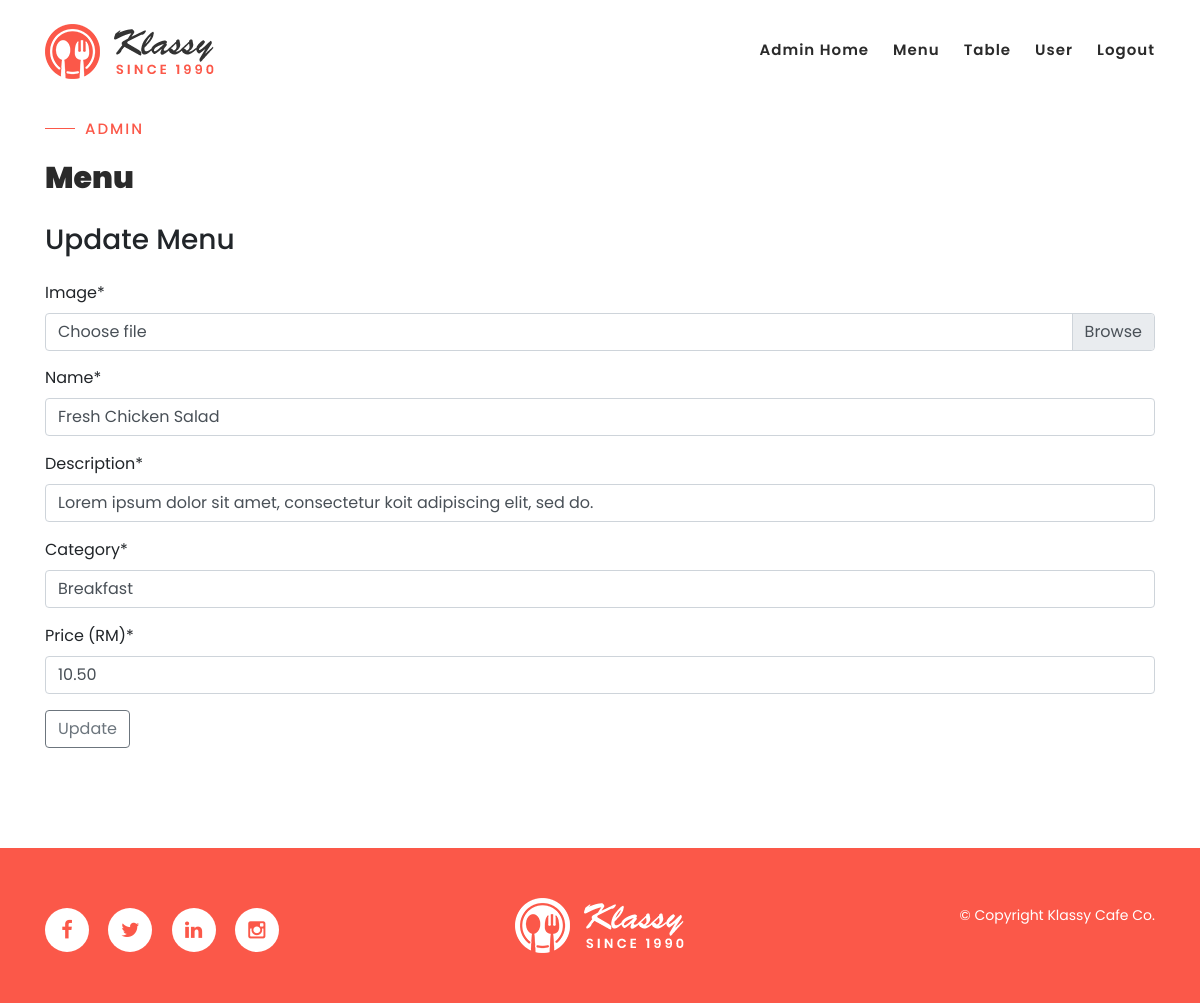
Screenshot of /admin/menu/update.php?id=1 (signed in) with the database file from the repository.
### tables this page shows
CREATE TABLE IF NOT EXISTS `menu` (
  `menu_id` INT NOT NULL AUTO_INCREMENT,
  `menu_name` VARCHAR(45) NOT NULL,
  `description` VARCHAR(250) NULL,
  `category` VARCHAR(45) NOT NULL,
  `price` DECIMAL(10,2) NOT NULL,
  `menu_image_path` VARCHAR(100) NULL,
  PRIMARY KEY (`menu_id`));

### admin/menu/update.php (the view, shortened to what this page needs)
<?php
        include "../../config/database.php";
        $query = "SELECT * FROM `menu` WHERE menu_id = ". ($_GET['id'] ?? $_POST['id']);
        $result = $conn->query($query);
        $row = $result->fetch_assoc();
    ?>
    <!DOCTYPE html>
    <html lang="en">
    <head>
        <link rel="stylesheet" type="text/css" href="../../assets/css/bootstrap.min.css">
        <link rel="stylesheet" type="text/css" href="../../assets/css/font-awesome.css">
        <link rel="stylesheet" href="../../assets/css/templatemo-klassy-cafe.css">
        <link rel="stylesheet" href="../../assets/css/owl-carousel.css">
        <link rel="stylesheet" href="../../assets/css/lightbox.css">
    </head>
    <body>
        <header class="header-area header-sticky">
            <div class="container">
                <div class="row">
                    <div class="col-12">
                        <nav class="main-nav">
                            <a href="../index.php" class="logo">
                                <img src="../../assets/images/klassy-logo.png">
                            </a>
                            <ul class="nav">
                                <li><a href="../index.php">Admin Home</a></li>
                                <li><a href="view.php">Menu</a></li>
                                <li><a href="../table/view.php">Table</a></li>
                                <li><a href="../user/view.php">User</a></li>
                                <li><a href="../../logout.php">logout</a></li>
                            </ul>
                        </nav>
                    </div>
                </div>
            </div>
        </header>
        <section class="section" id="about" style="margin-bottom: 100px">
            <div class="container">
                <div class="row">
                    <div class="col-lg-12 col-md-12 col-xs-12">
                        <div class="left-text-content">
                            <div class="section-heading">
                                <h6>Admin</h6>
                                <h2>Menu</h2>
                            </div>
                            <div>
                                <h3>Update Menu</h3><br>
                                <form  action="<?php echo $_SERVER['PHP_SELF']; ?>" method="post" enctype="multipart/form-data">
                                    <label>Image*</label>
                                    <div class="custom-file" style="margin-bottom: 15px;">
                                        <label class="custom-file-label" for="customFile">Choose file</label>
                                    </div>
                                    <div class="form-group">
                                        <label for="menu_name">Name*</label>
                                        <input class="form-control" id="menu_name" type="text" required name="menu_name" value="<?php echo $row['menu_name']; ?>">
                                    </div>
                                    <div class="form-group">
                                        <label for="description">Description*</label>
                                        <input class="form-control" id="description" type="text" required name="description" value="<?php echo $row['description']; ?>">
                                    </div>
                                    <div class="form-group">
                                        <label for="category">Category*</label>
                                        <input class="form-control" id="category" type="text" required name="category" value="<?php echo $row['category']; ?>">
                                    </div>
                                    <div class="form-group">
                                        <label for="price">Price (RM)*</label>
                                        <input class="form-control" id="price" type="text" required name="price" pattern="^\d+(\.\d{1,2})?$" title="Please enter a number with up to two decimal places" value="<?php echo $row['price']; ?>">
                                    </div>
                                    <input class="btn btn-outline-secondary" type="submit" value="Update">
                                </form>
                            </div>
                        </div>
                    </div>
                </div>
            </div>
        </section>
        <footer>
            <div class="container">
                <div class="row">
                    <div class="col-lg-4 col-xs-12">
                        <div class="right-text-content">
                                <ul class="social-icons">
                                    <li><a href="#"><i class="fa fa-facebook"></i></a></li>
                                    <li><a href="#"><i class="fa fa-twitter"></i></a></li>
                                    <li><a href="#"><i class="fa fa-linkedin"></i></a></li>
                                    <li><a href="#"><i class="fa fa-instagram"></i></a></li>
                                </ul>
                        </div>
                    </div>
                    <div class="col-lg-4">
                        <div class="logo">
                            <a href="index.html"><img src="assets/images/white-logo.png" alt=""></a>
                        </div>
                    </div>
                    <div class="col-lg-4 col-xs-12">
                        <div class="left-text-content">
                            <p>© Copyright Klassy Cafe Co.</p>
                        </div>
                    </div>
                </div>
            </div>
        </footer>
    </body>
    </html>

### assets/css/templatemo-klassy-cafe.css (style rules this page uses)
html, body, div, span, applet, object, iframe, h1, h2, h3, h4, h5, h6, p, blockquote, div pre, a, abbr, acronym, address, big, cite, code, del, dfn, em, font, img, ins, kbd, q, s, samp, small, strike, strong, sub, sup, tt, var, b, u, i, center, dl, dt, dd, ol, ul, li, figure, header, nav, section, article, aside, footer, figcaption { margin: 0; padding: 0; border: 0; outline: 0; }
ul, li { padding: 0; margin: 0; list-style: none; }
header, nav, section, article, aside, footer, hgroup { display: block; }
* { box-sizing: border-box; }
html, body { font-family: 'Poppins', sans-serif; font-weight: 400; background-color: #fff; font-size: 16px; -ms-text-size-adjust: 100%; -webkit-font-smoothing: antialiased; -moz-osx-font-smoothing: grayscale; }
a { text-decoration: none !important; }
h1, h2, h3, h4, h5, h6 { margin-top: 0px; margin-bottom: 0px; }
ul { margin-bottom: 0px; }
p { font-size: 14px; line-height: 25px; color: #2a2a2a; }
html, body { background: #fff; font-family: 'Poppins', sans-serif; }
.section-heading h6 { position: relative; font-size: 15px; color: #fb5849; font-weight: 500; letter-spacing: 2px; text-transform: uppercase; padding-left: 40px; }
.section-heading h6:before { width: 30px; height: 1px; content: ''; position: absolute; left: 0; top: 8px; background-color: #fb5849; }
.section-heading h2 { line-height: 40px; margin-top: 20px; margin-bottom: 25px; font-size: 30px; font-weight: 900; color: #2a2a2a; }
.header-area { background-color: #fff; position: absolute; top: 0px; left: 0px; right: 0px; z-index: 100; height: 100px; -webkit-transition: all .5s ease 0s; -moz-transition: all .5s ease 0s; -o-transition: all .5s ease 0s; transition: all .5s ease 0s; }
.header-area .main-nav { min-height: 80px; background: transparent; }
.header-area .main-nav .logo { line-height: 100px; color: #fff; font-size: 28px; font-weight: 700; text-transform: uppercase; letter-spacing: 2px; float: left; -webkit-transition: all 0.3s ease 0s; -moz-transition: all 0.3s ease 0s; -o-transition: all 0.3s ease 0s; transition: all 0.3s ease 0s; }
.header-area .main-nav .nav { float: right; margin-top: 30px; margin-right: 0px; background-color: transparent; -webkit-transition: all 0.3s ease 0s; -moz-transition: all 0.3s ease 0s; -o-transition: all 0.3s ease 0s; transition: all 0.3s ease 0s; position: relative; z-index: 999; }
.header-area .main-nav .nav li { padding-left: 15px; padding-right: 15px; }
.header-area .main-nav .nav li:last-child { padding-right: 0px; }
.header-area .main-nav .nav li a { display: block; font-weight: 600; font-size: 15px; color: #2a2a2a; text-transform: capitalize; -webkit-transition: all 0.3s ease 0s; -moz-transition: all 0.3s ease 0s; -o-transition: all 0.3s ease 0s; transition: all 0.3s ease 0s; height: 40px; line-height: 40px; border: transparent; letter-spacing: 1px; }
.header-area .main-nav .nav li a { color: #2a2a2a; }
.header-area.header-sticky { min-height: 80px; }
.header-area .nav { margin-top: 30px; }
@media (max-width: 1200px) { .header-area .main-nav .nav li { padding-left: 12px; padding-right: 12px; } }
@media (max-width: 1200px) { .header-area .main-nav:before { display: none; } }
@media (min-width: 767px) { .header-area .main-nav .nav { display: flex !important; } }
*, *:before, *:after { -webkit-box-sizing: border-box; box-sizing: border-box; -webkit-font-smoothing: antialiased; -moz-osx-font-smoothing: grayscale; }
#about { margin-top: 20px; padding: 100px 0px 0px 0px; position: relative; z-index: 9; }
#about .section-heading h2 { padding-right: 120px; }
footer { margin-top: 60px; padding: 50px 0px; background-color: #fb5849; }
footer .left-text-content p { margin-top: 5px; color: #fff; font-size: 14px; text-align: right; }
footer .right-text-content { text-align: left; margin-top: 10px; }
footer .logo { text-align: center; }
footer .right-text-content ul li { display: inline-block; margin-left: 15px; }
footer .right-text-content ul li:first-child { margin-left: 0px; }
footer .right-text-content ul li a { width: 44px; height: 44px; display: inline-block; text-align: center; line-height: 44px; font-size: 20px; background-color: #fff; border-radius: 50%; color: #fb5849; -webkit-transition: all 0.5s ease 0s; -moz-transition: all 0.5s ease 0s; -o-transition: all 0.5s ease 0s; transition: all 0.5s ease 0s; }

### rows the page displays
menu: menu_name "Fresh Chicken Salad", description "Lorem ipsum dolor sit amet, consectetur koit adipiscing elit, sed do.", category "Breakfast", price "10.50"
